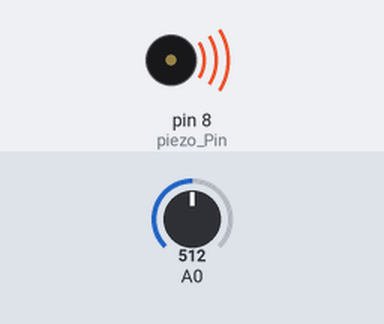
A sketch run on a simulated Arduino Uno, built with avr-gcc and run on an emulated ATmega328P. On the bench: buzzer (waves = sounding). Inputs (shaded band) come from the test bench; at power-on: A0 = 512. What the sketch prints to the serial monitor is not drawn.

Above: at 1.2 s.
1.3 s: A0 set to 122
At 2.69 s:
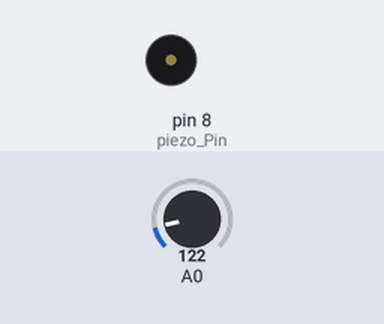
4.3 s: A0 set to 15
Timing chart, 0 to 13.3 s (numbered marks = the images above; inputs shaded):
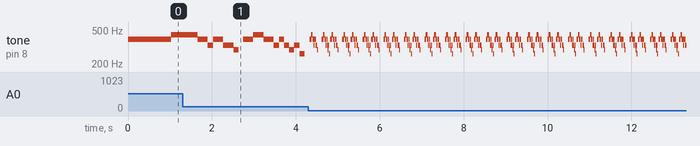

The sketch:

potentialMeter.ino
```cpp
// preprocessor
#define C 262   // 도
#define D 294   // 레
#define E 330   // 미
#define F 349   // 파
#define G 392   // 솔
#define A 440   // 라
#define B 494   // 시
#define H 523   // 높은 도

int piezo_Pin = 8;
//  악보
int notes[25] = { G,G,A,A,G,G,E,G,G,E,E,D,G,G,A,A,G,G,E,G,E,D,E,C};

void setup() {
  pinMode(piezo_Pin, OUTPUT);
  Serial.begin(9600);
}

void loop() {
  for(int i = 0; i < 12; i++) {
    Serial.println(analogRead(A0));
    tone(piezo_Pin, notes[i], analogRead(A0));  // 핀번호, 헤르츠, 아날로그로 입력받는 값(0~1023)
    delay(analogRead(A0));
  Serial.println("첫번째");
  }
  delay(100);

  for(int i = 12; i < 25; i++) {
    Serial.println(analogRead(A0));
    tone(piezo_Pin, notes[i], analogRead(A0));
    delay(analogRead(A0));
     Serial.println("두번째");

  }
}
```

Measured:
- by itself, tone on pin 8 (piezo_Pin): repeats every 0.49 s: 440 Hz 0.03 s, 392 Hz 0.03 s, 330 Hz 0.02 s, 392 Hz 0.03 s, 330 Hz 0.03 s, 294 Hz 0.02 s, silent 0.10 s, 392 Hz 0.03 s, 440 Hz 0.03 s, 392 Hz 0.03 s, 330 Hz 0.02 s, 392 Hz 0.02 s, 330 Hz 0.02 s, 294 Hz 0.02 s, 330 Hz 0.02 s, 262 Hz 0.02 s, silent 0.02 s, 392 Hz 0.03 s
